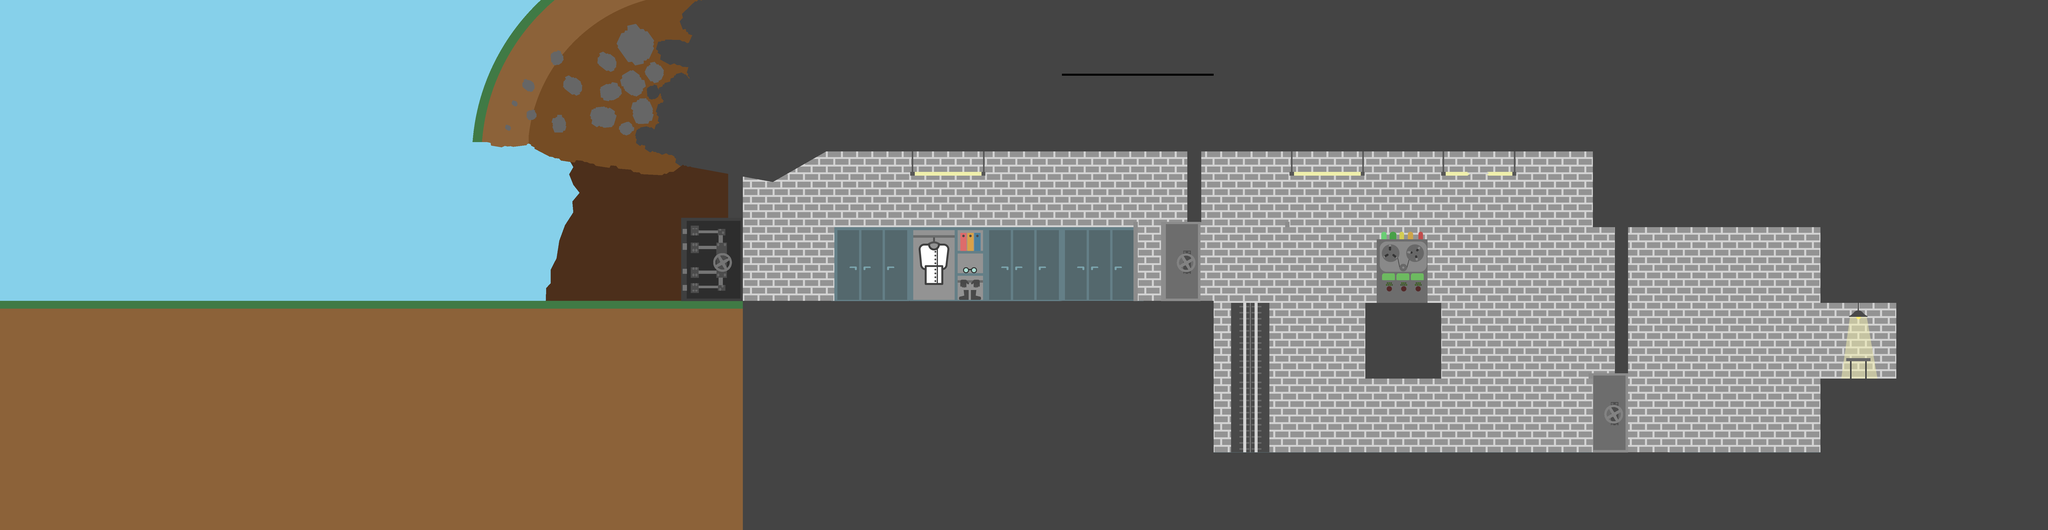

Tiled map render using the project's own tile images. Description and the map definition, with tile-layer contents summarised, below:
An orthogonal 27x7 tile map with 300x300 px tiles, 2 tile layers (Fond, Solide), 2 tilesets and 24 objects (5x sensor, Item, endLevelLift, Start, verticalPlatform, ...).

<map version="1.2" tiledversion="1.3.5" orientation="orthogonal" renderorder="right-down" compressionlevel="0" width="27" height="7" tilewidth="300" tileheight="300" infinite="0" nextlayerid="11" nextobjectid="69">
 <tileset firstgid="1" name="Tiles_x3" tilewidth="300" tileheight="300" tilecount="39" columns="13">
  <image source="Tiles_x3.png" width="3900" height="900" />
 </tileset>
 <tileset firstgid="40" name="Tiles_lvl1_entrance" tilewidth="300" tileheight="300" tilecount="72" columns="12">
  <image source="Tiles_lvl1_entrance.png" width="3600" height="1800" />
 </tileset>
 <layer id="10" name="Fond" width="27" height="7">
  <data>[189 cells, 59 non-empty, 9 distinct tile ids]</data>
 </layer>
 <layer id="9" name="Solide" width="27" height="7">
  <data>[189 cells, 168 non-empty, 62 distinct tile ids]</data>
 </layer>
 <objectgroup id="3" name="Objets">
  <object id="15" name="uranium" type="Item" x="7313" y="1334" width="87" height="87">
   <ellipse />
  </object>
  <object id="25" name="endLevelLift" x="6600" y="1427" width="315" height="366">
   <properties>
    <property name="nextLevel" value="_Level02_v1_100px" />
   </properties>
  </object>
  <object id="26" name="Start" x="1390" y="834" width="313" height="366" />
  <object id="27" name="verticalPlatform" x="4806" y="1194" width="300" height="596">
   <properties>
    <property name="moveUpFirst" value="1" />
    <property name="movementDuration" value="2" />
    <property name="x_limit" value="802" />
    <property name="y_limit" value="430" />
   </properties>
  </object>
  <object id="28" name="arbre" type="arbre" x="420" y="342" width="759" height="855" />
  <object id="56" name="Caisse" type="Caisse" x="6523.33" y="1613.03" width="180" height="180" />
  <object id="60" name="file" x="5548" y="1106">
   <point />
  </object>
  <object id="61" name="sensor" type="sensor" x="1339.39" y="712.121" width="536.364" height="506.061">
   <properties>
    <property name="nodename" value="walk" />
   </properties>
  </object>
  <object id="62" name="sensor" x="2071.21" y="704.545" width="2387.88" height="506.061">
   <properties>
    <property name="nodename" value="run" />
   </properties>
  </object>
  <object id="63" name="sensor" x="4995.45" y="804.545" width="263.637" height="1006.06">
   <properties>
    <property name="nodename" value="showFile" />
   </properties>
  </object>
  <object id="65" name="sensor" x="6727.27" y="1469.7" width="460.607" height="324.242">
   <properties>
    <property name="nodename" value="jump" />
   </properties>
  </object>
  <object id="66" name="screenshotPosition" x="1978" y="1066">
   <point />
  </object>
  <object id="68" name="sensor" x="6642.42" y="1450" width="460.607" height="324.242">
   <properties>
    <property name="nodename" value="showUranium" />
   </properties>
  </object>
 </objectgroup>
 <objectgroup id="4" name="CollisionPolygons">
  <object id="33" x="1939.48" y="275.724">
   <polygon points="-3.06157,-12.7236 -73.4777,279.92 39.8004,305.367 146.955,299.005 318.403,368.985 685.792,426.241 759.27,378.528 942.964,416.698 942.964,598.01 996.949,611.734 995.949,423.241 1108.29,445.327 1341.97,315.548 2758.48,315.186 2756.54,602.095 2809.46,602.276 2810.52,-12.7236 1965.53,-9.54271" />
  </object>
 </objectgroup>
 <objectgroup id="5" name="CollisionRectangles">
  <object id="35" x="300" y="1193" width="4502" height="907" />
  <object id="45" x="4650" y="300" width="1650" height="300" />
  <object id="47" x="6300" y="300" width="1800" height="600" />
  <object id="48" x="6388" y="900" width="50" height="579" />
  <object id="49" x="4800" y="1793" width="3300" height="307" />
  <object id="50" x="7504" y="900" width="596" height="600" />
  <object id="51" x="7200" y="1500" width="900" height="300" />
  <object id="52" x="600" y="300" width="1500" height="300" />
  <object id="54" x="5400" y="1200" width="300" height="300" />
  <object id="57" x="7200" y="900" width="300" height="300" />
 </objectgroup>
</map>
